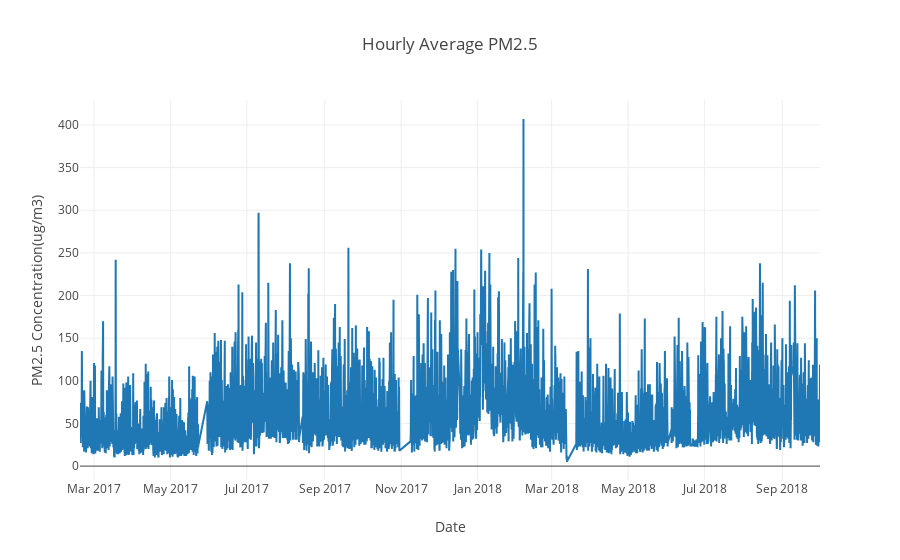

Notebook cell for this chart:
### Code cell
hourly_pm25_trend = go.Scatter(x=hourly_average_airquality_data_concentrations.dropna().index,
                         y = hourly_average_airquality_data_concentrations['PM2.5(Ug/m3)'].dropna().values,
                 ) 

layout = go.Layout(title='Hourly Average PM2.5', xaxis=dict(title='Date'),
                   yaxis=dict(title='PM2.5 Concentration(ug/m3)'))

fig = go.Figure(data=[hourly_pm25_trend], layout=layout)
iplot(fig)
pio.write_image(fig,os.path.join(filepath , 'hourly_average_pm25_concentration_trend.png'))

### Figure 1 — Plotly figure (JSON) as saved in the notebook; plotly's stock layout.template omitted (floating-point values rounded to 4 significant figures; data arrays with more than 128 entries replaced by an {"elided": "..."} marker saying what was removed)
{"data": [{"type": "scatter", "uid": "4f3202a1-8f60-4749-b41e-f1eecb75bfb5", "x": {"elided": "13185 str values"}, "y": {"elided": "13185 float values"}}], "layout": {"title": {"text": "Hourly Average PM2.5"}, "xaxis": {"title": {"text": "Date"}}, "yaxis": {"title": {"text": "PM2.5 Concentration(ug/m3)"}}}}
